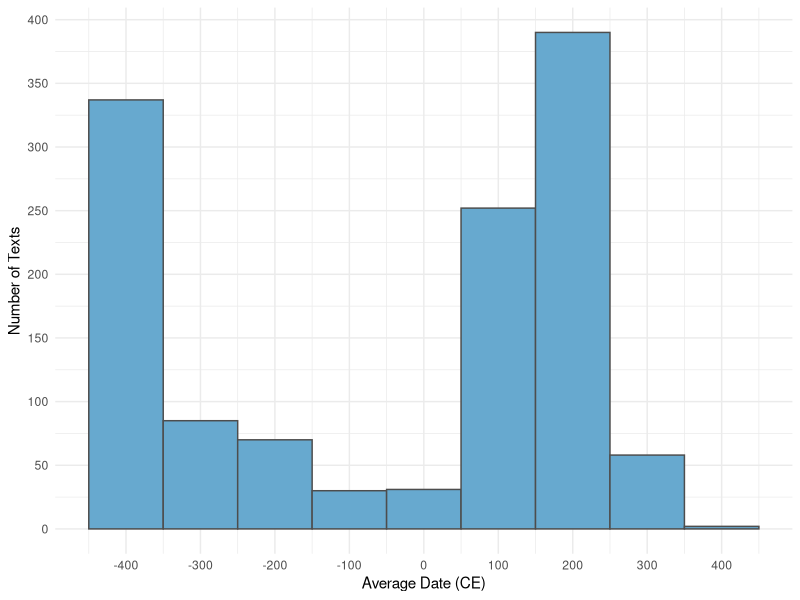
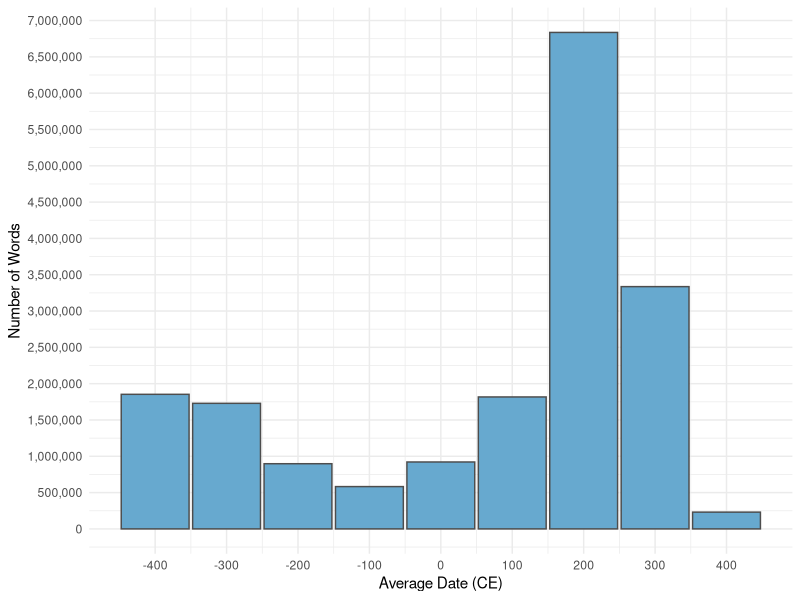

Reproduce these figures in R, in order.
#!/usr/bin/env Rscript
#
# Wim Otte (w.m.otte@umcutrecht.nl)
#
#
# Aim: Select all texts relevant to Koine
# We exclude clearly pre-Koine texts (e.g., Homer, Hesiod) and (proto)Byzantium texts.
#
# Ref: Geoffrey Horrocks 'Greek: A History of the Language and its Speakers' (2nd edition)', Wiley-Blackwell, 2010:
#
# p. 79:
# "During the latter half of the 4th century Bc the kingdom of Macedonia first became the controlling power in mainland Greece; 
# and then, through the spectacular conquests of Alexander III (*the Great', 356-323 BC), acquired control of the whole of 
# the eastern Mediterranean, including Asia Minor, Syria and Egypt, and finally extended its rule throughout the former 
# Persian empire to the borders of India. Great new cities were founded in the conquered territories, most notably 
# Alexandria in Egypt, Pergamum in Asia Minor, and Antioch in Syria, and Greek culture and language were spread as far as the plains of the Punjab."
#
# p. 193: 
# "When Constantine founded his 'New Rome' on the site of the old Greek city of Byzantium on the Bosporus in AD May 330, 
# therefore, it was not merely as a centre of Roman culture and Latinity in the east but also as a capital city that was to be
# imbued from the outset with the spirit of the Christian faith. In due course it provided the physical and spiritual 
# centre for the medieval Byzantine state."
################################################################################

# Load necessary library
library( "readr" )

# Output directory
outdir <- 'out.00.select.koine.greek.texts'
dir.create( outdir, showWarnings = FALSE )

# Read the metadata
meta <- readr::read_tsv( "misc/metadata.txt", show_col_types = FALSE )

# Define Koine Greek period range (Early + Middle): 330 BCE to 200 CE
koine_start <- -330
koine_end   <- 330 # Constantine founded his 'New Rome' on the site of the old Greek city of Byzantium on the Bosporus in AD May 330.

# Select texts overlapping with Koine period
koine_texts <- meta[ meta$ENDDATE >= koine_start & meta$STARTDATE <= koine_end, ]

# average date
koine_texts$mean_date <- ( koine_texts$STARTDATE + koine_texts$ENDDATE ) / 2

# clean
remove_cols <- c( 'GLAUX_TEXT_ID', 'SOURCE_LICENSE', 'SOURCE_FORMAT', 'TM_TEXT' )
koine_texts <- koine_texts[ , !colnames( koine_texts ) %in% remove_cols ]

colnames( koine_texts ) <- c( 'tlg', 'date_lower_bound', 'date_upper_bound', 'author', 'title', 'genre', 'dialect', 'source', 'words', 'date_mean' )

# total number of words 18,204,974
sum( koine_texts$words )

# View the selection
nrow( koine_texts ) # 1255 texts

# Optionally write to file
write_tsv( koine_texts, file.path( outdir, "selected_texts_koine_greek.tsv" ), quote = 'all' )

library( "ggplot2" )
library( "dplyr" )

# bin width
bin_width <- 100

# Plot distribution of text dating over time
p <- ggplot( koine_texts, aes( x = date_mean ) ) +
        geom_histogram( binwidth = bin_width, fill = "#67a9cf", color = "gray30" ) +
        labs( x = "Average Date (CE)", y = "Number of Texts" ) +
        scale_x_continuous( breaks = scales::pretty_breaks( n = 10 ) ) +
        scale_y_continuous( breaks = scales::pretty_breaks( n = 12 ) ) + 
        theme_minimal()

# save to disk
ggsave( p, file = file.path( outdir, 'plot_average_date_selected_texts_koine_greek.png' ), width = 5, height = 5, dpi = 600, bg = 'white' )


# Create 100-year bins

koine_binned <- koine_texts %>%
    mutate( date_bin = bin_width * ( 1 + floor( date_mean / bin_width ) ) ) %>%
    group_by( date_bin ) %>%
    summarise( total_words = sum( words ), .groups = "drop" )

# Plot total number of words in Koine Texts per bin
p_words <- ggplot( koine_binned, aes( x = date_bin, y = total_words ) ) +
    geom_col( fill = "#67a9cf", color = "gray30", width = bin_width * 0.95 ) +
    labs( x = "Average Date (CE)", y = "Number of Words" ) +
    scale_x_continuous(
        breaks = seq(min(koine_binned$date_bin), max(koine_binned$date_bin), by = 100 ),
        minor_breaks = seq(min(koine_binned$date_bin), max(koine_binned$date_bin), by = 50 )
    ) +
    scale_y_continuous( breaks = scales::pretty_breaks( n = 12 ), labels = scales::comma ) +
    theme_minimal()

# save to disk
ggsave( p_words, file = file.path( outdir, 'plot_total_words_selected_texts_koine_greek.png' ), width = 5, height = 5, dpi = 600, bg = 'white' )

